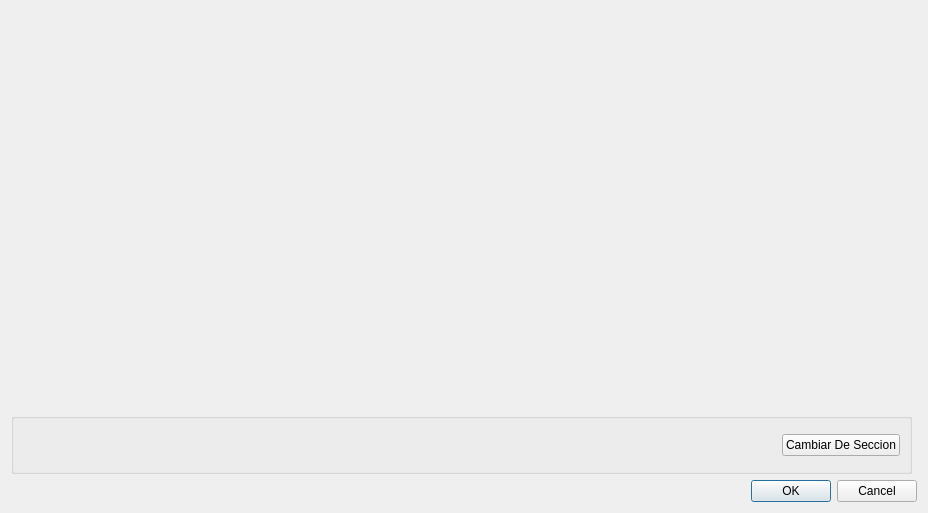
<?xml version="1.0" encoding="UTF-8"?>
<ui version="4.0">
 <class>DialogRegistrarCambioDeSeccion</class>
 <widget class="QDialog" name="DialogRegistrarCambioDeSeccion">
  <property name="geometry">
   <rect>
    <x>0</x>
    <y>0</y>
    <width>928</width>
    <height>513</height>
   </rect>
  </property>
  <property name="windowTitle">
   <string>Cambiar de Seccion a un Empleado</string>
  </property>
  <layout class="QVBoxLayout" name="verticalLayout">
   <item>
    <widget class="QWidget" name="widget" native="true"/>
   </item>
   <item>
    <widget class="QGroupBox" name="groupBox">
     <property name="maximumSize">
      <size>
       <width>901</width>
       <height>61</height>
      </size>
     </property>
     <property name="title">
      <string/>
     </property>
     <layout class="QHBoxLayout" name="horizontalLayout">
      <item>
       <spacer name="horizontalSpacer">
        <property name="orientation">
         <enum>Qt::Horizontal</enum>
        </property>
        <property name="sizeHint" stdset="0">
         <size>
          <width>770</width>
          <height>20</height>
         </size>
        </property>
       </spacer>
      </item>
      <item>
       <widget class="QPushButton" name="pushButtonCambiarDeSeccion">
        <property name="text">
         <string>Cambiar De Seccion</string>
        </property>
       </widget>
      </item>
     </layout>
    </widget>
   </item>
   <item>
    <widget class="QDialogButtonBox" name="buttonBox">
     <property name="standardButtons">
      <set>QDialogButtonBox::Cancel|QDialogButtonBox::Ok</set>
     </property>
    </widget>
   </item>
  </layout>
 </widget>
 <resources/>
 <connections/>
</ui>
